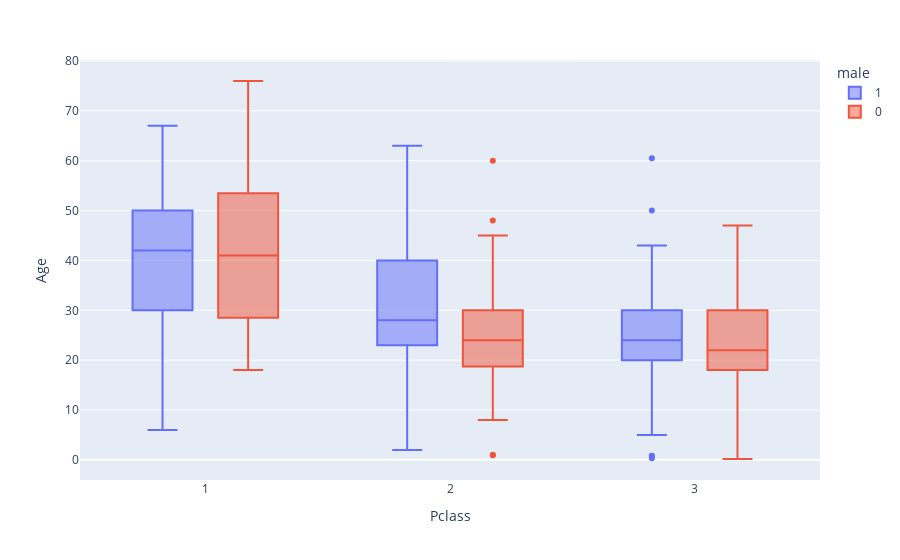

This figure's notebook cell:
### Code cell
px.box(test,x='Pclass',y='Age',color='male')

### Figure 1 — Plotly figure (JSON) as saved in the notebook; plotly's stock layout.template omitted (floating-point values rounded to 4 significant figures; data arrays with more than 128 entries replaced by an {"elided": "..."} marker saying what was removed)
{"data": [{"alignmentgroup": "True", "hovertemplate": "male=1<br>Pclass=%{x}<br>Age=%{y}<extra></extra>", "legendgroup": "1", "marker": {"color": "#636efa"}, "name": "1", "notched": false, "offsetgroup": "1", "orientation": "v", "showlegend": true, "type": "box", "x": {"elided": "266 int values"}, "x0": " ", "xaxis": "x", "y": {"elided": "266 float values"}, "y0": " ", "yaxis": "y"}, {"alignmentgroup": "True", "hovertemplate": "male=0<br>Pclass=%{x}<br>Age=%{y}<extra></extra>", "legendgroup": "0", "marker": {"color": "#EF553B"}, "name": "0", "notched": false, "offsetgroup": "0", "orientation": "v", "showlegend": true, "type": "box", "x": {"elided": "152 int values"}, "x0": " ", "xaxis": "x", "y": {"elided": "152 float values"}, "y0": " ", "yaxis": "y"}], "layout": {"boxmode": "group", "legend": {"title": {"text": "male"}, "tracegroupgap": 0}, "margin": {"t": 60}, "xaxis": {"anchor": "y", "domain": [0, 1], "title": {"text": "Pclass"}}, "yaxis": {"anchor": "x", "domain": [0, 1], "title": {"text": "Age"}}}}
